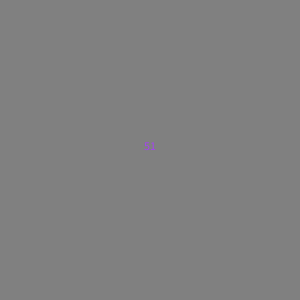
Frame 1 (no input)
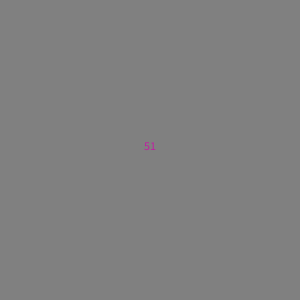
Frame 60 (the mouse pressed at the canvas centre just before this capture)
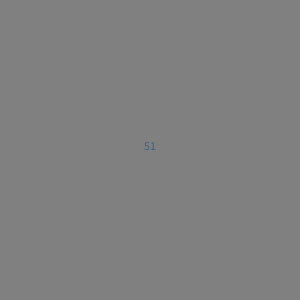
Frame 120 (the mouse held since frame 60 and released just before this capture)

The Processing sketch that drew these frames (run headless with seeded random() and noise(); from frame 60 on, the mouse is pressed at the canvas centre):

// Processing sketch: multi_pde
// ── multi_pde.pde
/// Dictionary is a simple class to use a String as a lookup for an value. 
/// String "keys" are associated with integer or float values.
/// In Pr2C it is implemented as class derived from std::map
// @date 2024-09-30 (last change)
//*/////////////////////////////////////////////////////////////////////////

FloatDict inventoryF;
IntDict   inventoryI;

void setup() 
{
  size(300, 300);
  
  inventoryF = new FloatDict();
  inventoryF.set("coffee",108.6);
  inventoryF.set("flour",5.8);
  inventoryF.set("tea",8.2);
  println(inventoryF);  // There is 8.2 of tea
  
  inventoryF.mult("tea", 4);
  println(inventoryF);  // There is 32.8 of tea
  
  inventoryF.remove("tea");
  println(inventoryF);
  
  inventoryI = new IntDict();
  inventoryI.set("cd", 84);
  inventoryI.set("tapes", 15);
  inventoryI.set("records", 102);
  println(inventoryI);
  inventoryI.div("records",2);
  
  fill(0);
  textAlign(CENTER);
  
  frameRate(3);
  //noLoop();
}

void draw() 
{
  background(128);
  fill(random(255),random(255),random(255));
  int numRecords = inventoryI.get("records");
  text(numRecords, width/2, height/2);
}
// multi_pde.pde
String PROJECT_NAME="DICTSTEST";
